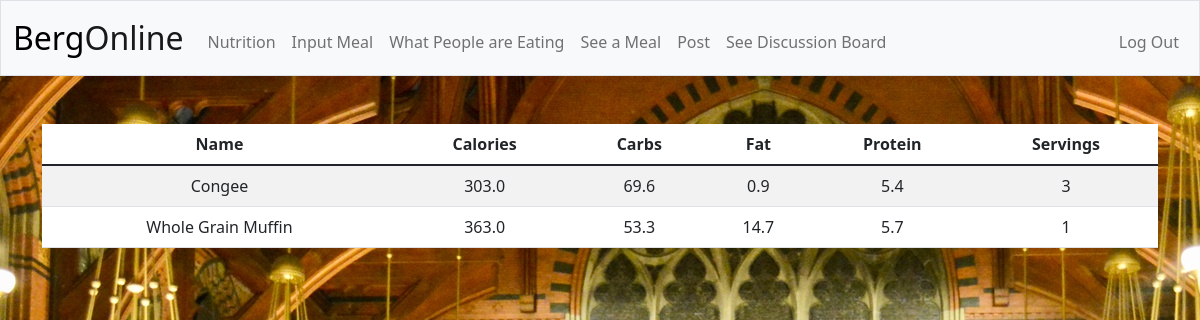
/today (signed in), run on the app's committed database.
### tables this page shows
CREATE TABLE today_meals(id INTEGER, name TEXT, calories TEXT, carbs TEXT, fat TEXT, protein TEXT, serving_size TEXT, PRIMARY KEY(id));

### app.py (the view)
@app.route("/today")
@login_required
def today():
    with conn:
        cursor = conn.cursor()
        data = cursor.execute("SELECT * FROM today_meals")
    return render_template("today.html", data=data)

### helpers.py (called while the page is built)
def login_required(f):
    @wraps(f)
    def decorated_function(*args, **kwargs):
        if session.get("user_id") is None:
            return redirect("/login")
        return f(*args, **kwargs)
    return decorated_function

### templates/today.html (shortened to what this page needs)
{% extends "layout.html" %}
{% block main %}
<div class="container">
    <table class="table table-striped">
        <thead>
            <tr>
                <th scope="col">Name</th>
                <th scope="col">Calories</th>
                <th scope="col">Carbs</th>
                <th scope="col">Fat</th>
                <th scope="col">Protein</th>
                <th scope="col">Servings</th>
            </tr>
        </thead>
        <tbody>
            {% for line in data %}
                <tr>
                    <td>{{ line[1] }}</td>
                    <td>{{ line[2] }}</td>
                    <td>{{ line[3] }}</td>
                    <td>{{ line[4] }}</td>
                    <td>{{ line[5] }}</td>
                    <td>{{ line[6] }}</td>
                </tr>
            {% endfor %}
        </tbody>
    </table>
</div>
{% endblock %}

### templates/layout.html (shortened to what this page needs)
<!DOCTYPE html>
<html lang="en">
<head>
    <link href="https://cdn.jsdelivr.net/npm/bootstrap@5.1.3/dist/css/bootstrap.min.css" rel="stylesheet">
    <link href="static/css/style.css?<?php echo filemtime('static/css/style.css') ?>" rel="stylesheet">
</head>
<body>
    <nav class="bg-light border navbar navbar-expand-md navbar-light">
        <div class="container-fluid">
            <a class="navbar-brand" href="/"><span class="crimson">Berg</span><span class="black">Online</span></a>
            <div class="collapse navbar-collapse" id="navbar">
                <ul class="navbar-nav me-auto mt-2">
                    <li class="nav-item"><a class="nav-link" href="/nutrition">Nutrition</a></li>
                    <li class="nav-item"><a class="nav-link" href="/input">Input Meal</a></li>
                    <li class="nav-item"><a class="nav-link" href="/today">What People are Eating</a></li>
                    <li class="nav-item"><a class="nav-link" href="/meals">See a Meal</a></li>
                    <li class="nav-item"><a class="nav-link" href="/post">Post</a></li>
                    <li class="nav-item"><a class="nav-link" href="/discussion">See Discussion Board</a></li>
                </ul>
                <ul class="navbar-nav ms-auto mt-2">
                    <li class="nav-item"><a class="nav-link" href="/login">Log Out</a></li>
                </ul>
            </div>
        </div>
    </nav>
    <main class="container-fluid py-5 text-center">
        {% block main %}{% endblock %}
    </main>
</body>
</html>

### static/css/style.css (style rules this page uses)
body { background-image: url('annenberg.jpg'); }
nav .navbar-brand { font-size: xx-large; }
nav .navbar-brand .crimson { color: crimson; }
nav .navbar-brand .crimson { color: black; }
table { background-color: white; }

### data on the page
today_meals: name "Congee", calories "303.0", carbs "69.6", fat "0.9", protein "5.4", serving_size "3"
today_meals: name "Whole Grain Muffin", calories "363.0", carbs "53.3", fat "14.7", protein "5.7", serving_size "1"
